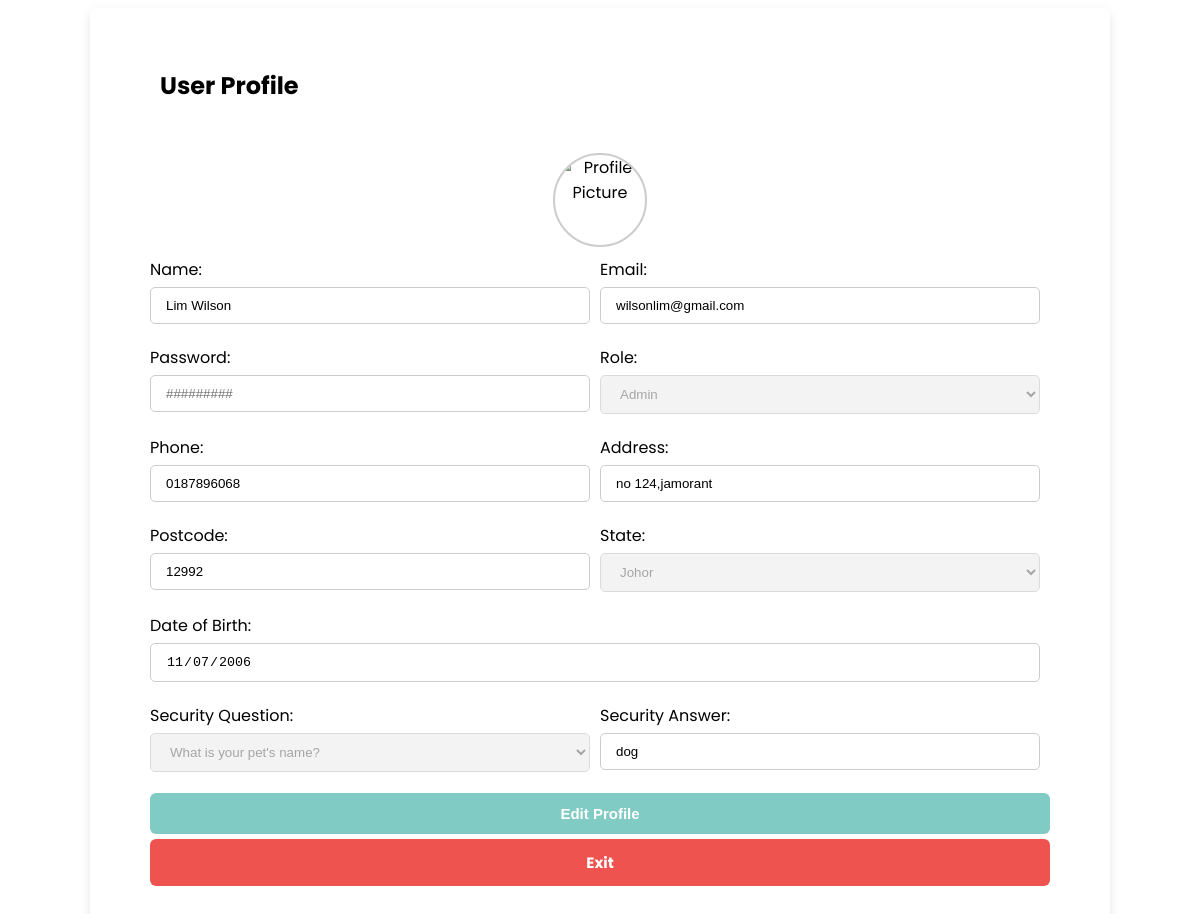
Screenshot of /qtime/admin/user_detail.php?user_id=15 with the database file from the repository.
### tables this page shows
CREATE TABLE `users` (
  `user_id` int(11) NOT NULL,
  `name` varchar(100) NOT NULL,
  `address` varchar(255) NOT NULL,
  `postcode` varchar(10) NOT NULL,
  `state` varchar(100) NOT NULL,
  `email` varchar(255) NOT NULL,
  `phone` varchar(20) NOT NULL,
  `dob` date DEFAULT NULL,
  `password_hash` varchar(255) NOT NULL,
  `role` enum('customer','admin') DEFAULT 'customer',
  `profile_picture` varchar(255) NOT NULL DEFAULT 'images/default_profile.jpg',
  `created_at` timestamp NOT NULL DEFAULT current_timestamp(),
  `security_question` varchar(255) NOT NULL,
  `security_answer` varchar(255) NOT NULL
);

### qtime/admin/user_detail.php (the view, shortened to what this page needs)
<?php
require("../auth.php");
$user_id = isset($_GET['user_id']) ? intval($_GET['user_id']) : 0;
$stmt = $db->prepare("SELECT * FROM users WHERE user_id = :user_id");
$stmt->bindParam(':user_id', $user_id);
$stmt->execute();
$user = $stmt->fetch(PDO::FETCH_ASSOC);
?>
<!DOCTYPE html>
<html>
<head>
  <link rel="stylesheet" href="../css/user_detail.css">
  <link rel="stylesheet" href="../css/update_user.css">
</head>
<body>
  <div class="edit-container">
    <div class="header-section">
      <h2>User Profile</h2>
    </div>
    <form id="userForm" action="update_user.php" method="post" enctype="multipart/form-data">
      <div class="profile-section">
        <div class="profile-image-container">
        </div>
      </div>
      <div class="form-row">
        <div class="form-group">
          <label>Name:</label>
          <input type="text" name="name" value="<?= htmlspecialchars($user['name']); ?>" required readonly>
        </div>
        <div class="form-group">
          <label>Email:</label>
          <input type="email" name="email" value="<?= htmlspecialchars($user['email']); ?>" required readonly>
        </div>
      </div>
      <div class="form-row">
        <div class="form-group">
          <label>Password:</label>
          <input type="text" id="password" name="password_hash" placeholder="#########" require readonly>
        </div>
        <div class="form-group">
          <label>Role:</label>
          <select name="role" disabled>
            <option value="admin" <?= $user['role'] == 'admin' ? 'selected' : ''; ?>>Admin</option>
          </select>
        </div>
      </div>
      <div class="form-row">
        <div class="form-group">
          <label>Phone:</label>
          <input type="text" name="phone" value="<?= htmlspecialchars($user['phone']); ?>" readonly>
        </div>
        <div class="form-group">
          <label>Address:</label>
          <input type="text" name="address" value="<?= htmlspecialchars($user['address']); ?>" readonly>
        </div>
      </div>
      <div class="form-row">
        <div class="form-group">
          <label>Postcode:</label>
          <input type="text" name="postcode" value="<?= htmlspecialchars($user['postcode']); ?>" readonly>
        </div>
        <div class="form-group">
          <label>State:</label>
          <select name="state" disabled>
            <option <?= $user['state'] == 'Johor' ? 'selected' : ''; ?>>Johor</option>
          </select>
        </div>
      </div>
      <div class="form-row">
        <div class="form-group">
          <label>Date of Birth:</label>
          <input type="date" name="dob" value="<?= htmlspecialchars($user['dob']); ?>" readonly>
        </div>
      </div>
      <div class="form-row">
        <div class="form-group">
          <label>Security Question:</label>
          <select name="security_question" disabled>
            <option value="What is your pet's name?"
              <?php if ($user['security_question'] === "What is your pet's name?") echo "selected"; ?>>
              What is your pet's name?
            </option>
          </select>
        </div>
        <div class="form-group">
          <label>Security Answer:</label>
          <input type="text" name="security_answer" value="<?= htmlspecialchars($user['security_answer']); ?>" readonly>
        </div>
      </div>
      <button type="button" id="editButton" class="edit-btn">Edit Profile</button>
      <a href="admin.php?section=member" class="exit-btn">Exit</a>
    </form>
  </div>
</body>
</html>

### qtime/css/user_detail.css (style rules this page uses)
.edit-container { max-width: 900px; margin: 1px auto; padding: 60px; min-height: 600px; background-color: #ffffff; border-radius: 8px; box-shadow: 0 4px 12px rgba(0, 0, 0, 0.1); font-family: 'Poppins', Arial, sans-serif; position: relative; }
.header-section { padding-left: 10px; }
.header-section h2 { text-align: left ; margin-top: 0px; margin-bottom: 50px; font-weight: bold; }
.profile-section { text-align: center ; margin-bottom: 10px ; }
.profile-image-container { position: relative; display: inline-block; }
.form-row { display: flex; justify-content: space-between; flex-wrap: wrap; margin-bottom: 20px; }
.form-group { flex: 1 1 48%; margin-right: 10px; margin-bottom: 1px; }
.edit-container form input[type="text"], .edit-container form input[type="email"], .edit-container form input[type="date"], .edit-container form select { width: 100%; box-sizing: border-box; padding: 10px 15px; margin-top: 5px; border: 1px solid #ccc; border-radius: 5px; transition: border-color 0.3s; }
.edit-btn, .submitButton { width: 100%; padding: 12px; font-weight: bold; border: none; border-radius: 6px; cursor: pointer; transition: background-color 0.3s, transform 0.3s; text-align: center; font-size: 15px; display: block; margin-bottom: 5px; margin-top: 2px; }
.exit-btn { width: auto; min-width: 0; padding: 12px; font-weight: bold; border: none; border-radius: 6px; cursor: pointer; transition: background-color 0.3s, transform 0.3s; text-align: center; font-size: 15px; display: block; margin-bottom: 5px; margin-top: 2px; }
.edit-btn, .submitButton { background-color: #80cbc4; color: white; }
.exit-btn , .cancelButton { background-color: #ef5350; color: white; text-decoration: none; }

### rows the page displays
users: name "Lim Wilson", email "wilsonlim@gmail.com", role "Admin", phone "0187896068", address "no 124,jamorant", postcode "12992", state "Johor", dob "11/07/2006", security_question "What is your pet's name?", security_answer "dog"
